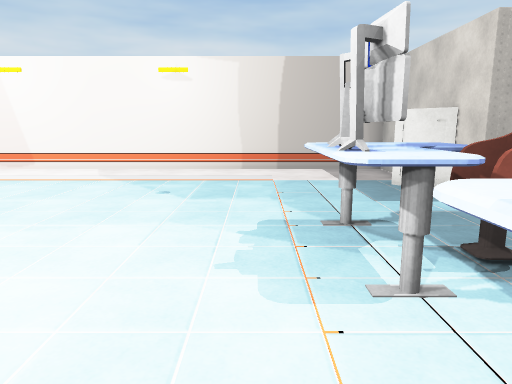
view 1 (above)

22 first-person views from a walk through a Unity game level. The camera is 1.5 m above the floor, tilts 10° down and sees 70° across. The floor is counted in squares, 1 m on a side. Each view is taken from the middle of a square. On the plan, view 1 faces up. The plan holds only what a view shows up to about 16 squares ahead; the rest is blank. The place goes on beyond the plan. The player character is not drawn. Door leaves are left out, so doorways stand open. Some surface patterns are stand-ins.

view 2
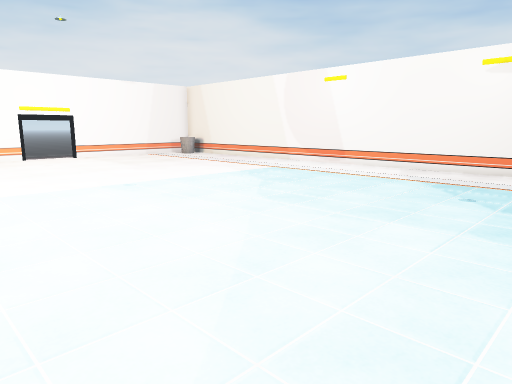

view 3
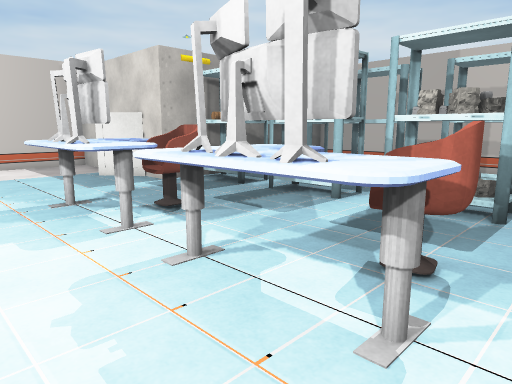

view 4
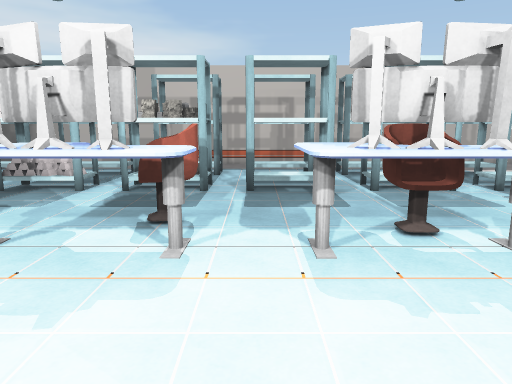

view 5
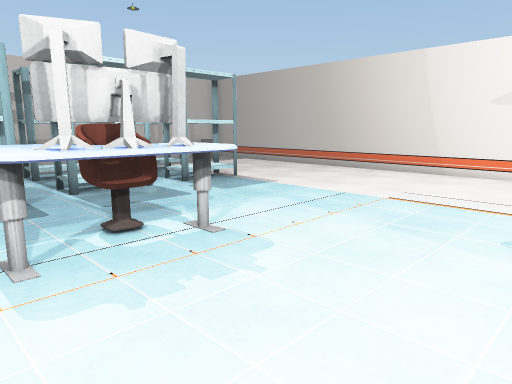

view 6
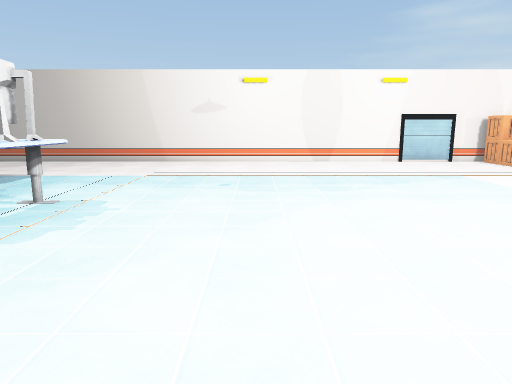

view 7
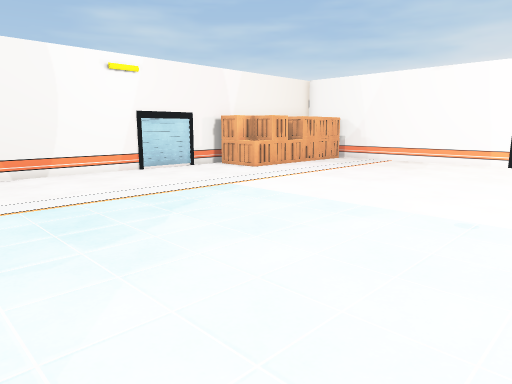

view 8
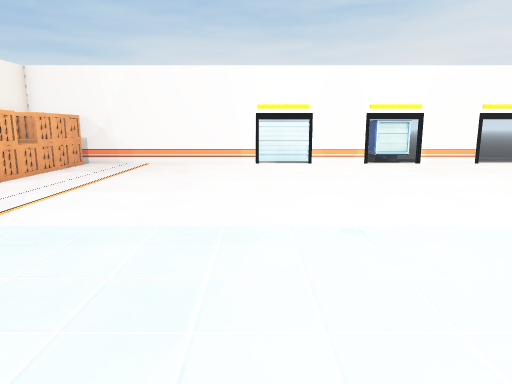

view 9
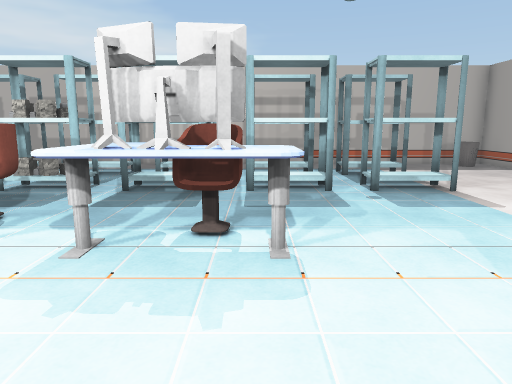

view 10
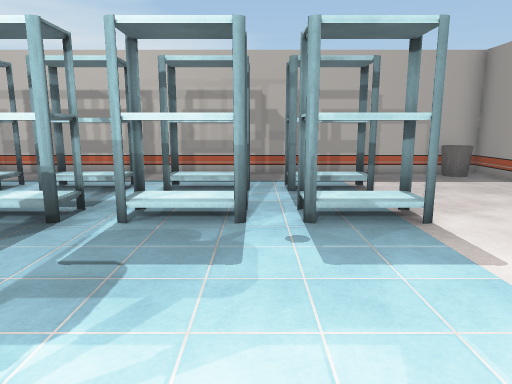

view 11
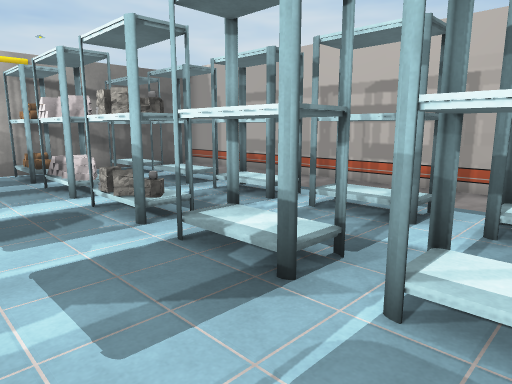

view 12
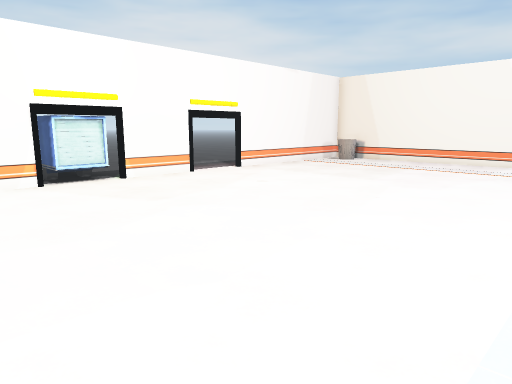

view 13
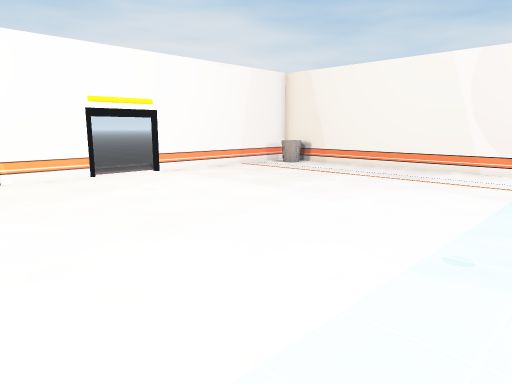

view 14
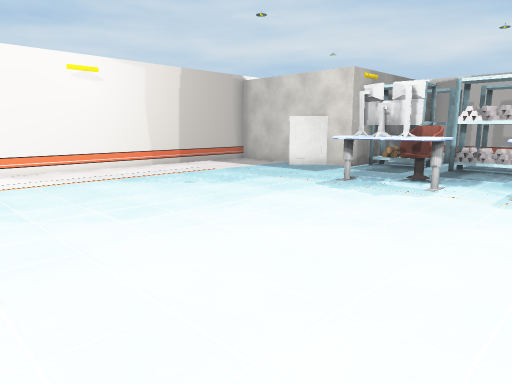

view 15
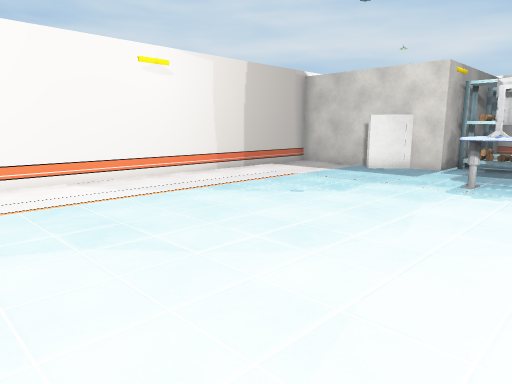

view 16
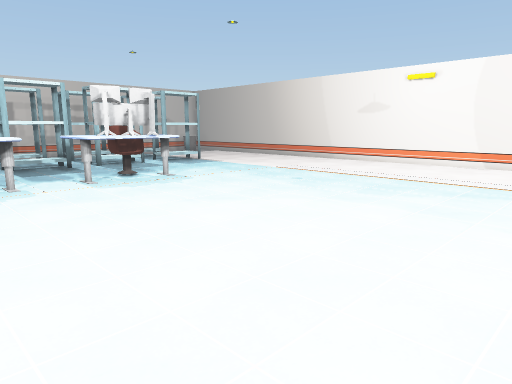

view 17
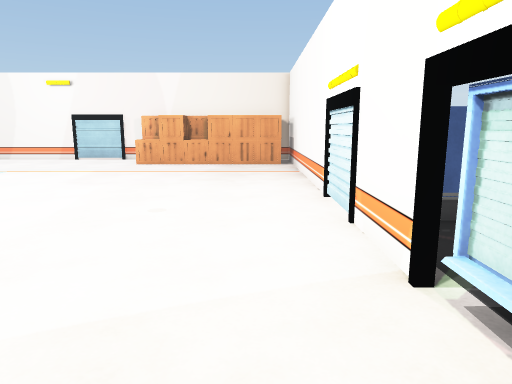

view 18
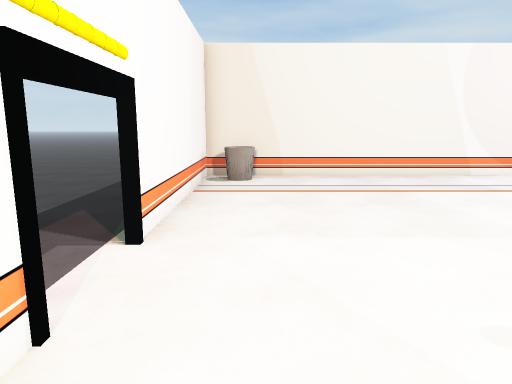

view 19
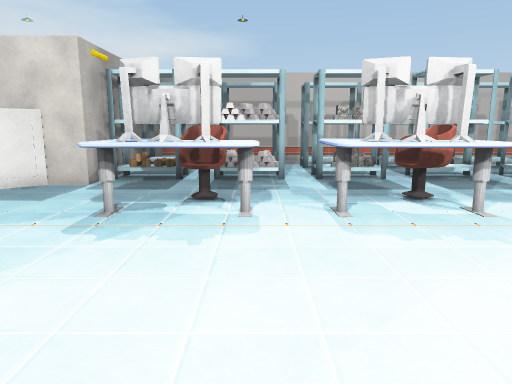

view 20
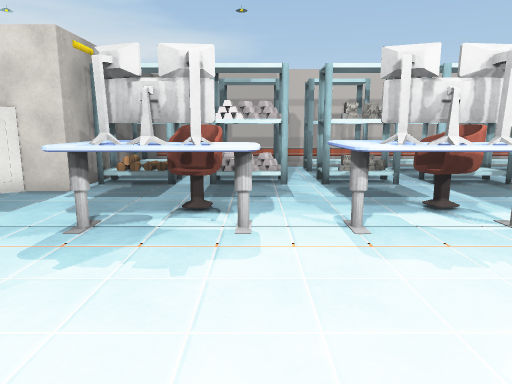

view 21
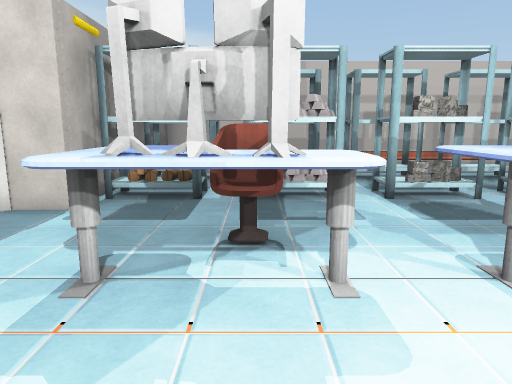

view 22
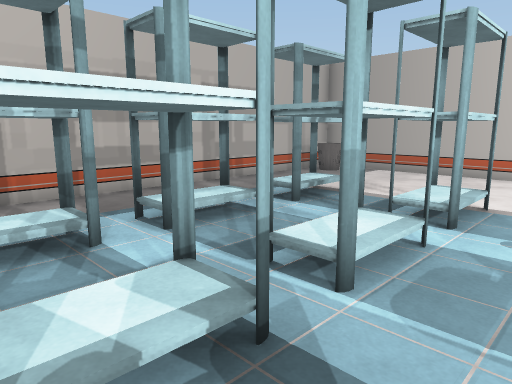

### Floor plan
Points are (right, up) in squares from view 1. A wall is a line through its corners. A room is listed if a view was taken in it or the views show most of it. See-through windows are left out.
Room 1 (views 1, 2, 3, 4, 5, 6, 7, 8, 9, 10, 11, 12, 13, 14, 15, 16, 17, 18, 19, 20, 21, 22)
walls: (1.2, -4.6) (1.1, -3.9); (1, -0.3) (1, 0.3); (1.3, -0.5) (1.3, 0); (1.4, 0) (1.5, 0.5); (-12.5, -14.5) (12.4, -14.5) (12.4, 7.4) (4.6, 7.4) (4.6, 8.5) (3.6, 9.8); (-19.6, -4.4) (-19.6, -12.6); (-19.6, -0.5) (-19.6, -2.6); (-19.6, 4.5) (-19.6, 1.8); (4.6, 10.2) (4.6, 13.5) (-17.5, 13.5); (-19.6, 12.6) (-19.6, 6.5)
ways out: opening at (-21, -1.5); opening at (-18.5, 12); open door at (-20, 5.5)
objects: other object (-21, -4) to (-20, -3); other object (-21, 0) to (-20, 1); crate (-19, -13) to (-19, -12); crate (-18, -13); crate (-18, -12); crate (-17, -13) to (-16, -13); crate (-17, -12); crate (-16, -12); crate (-15, -13) to (-14, -13); crate (-15, -12); crate (-14, -14) to (-13, -14); crate (-14, -13) to (-13, -12); desk (1, -5); desk (1, -3) to (3, -3); desk (1, -1); desk (1, 1) to (3, 2); desk (1, 3) to (3, 6); chair (2, -5) to (3, -4); chair (2, -1) to (3, 0); chair (2, 4) to (3, 5); shelf (6, -10) to (7, -8); shelf (6, -7) to (7, -5); shelf (6, -4) to (7, -2); shelf (6, -1) to (7, 1); rock (6, 0); rock (6, 1); shelf (6, 2) to (7, 4); shelf (6, 5) to (7, 7); other object (6, 6); other object (6, 7); shelf (9, -10) to (10, -8); shelf (9, -7) to (10, -5); shelf (9, -4) to (10, -2); shelf (9, -1) to (10, 1); shelf (9, 2) to (10, 4); shelf (9, 5) to (10, 7); bin (11, -14) to (12, -13)

Where each view was taken, in squares from view 1:
view 1: 0 up, 0 right, facing up
view 2: 0 up, 0 right, facing up-left
view 3: 2 down, 1 left, facing up-right
view 4: 2 down, 3 left, facing right
view 5: 2 down, 3 left, facing down-right
view 6: 2 up, 3 left, facing down
view 7: 2 down, 3 left, facing down-left
view 8: 5 down, 4 left, facing left
view 9: 5 down, 3 left, facing right
view 10: 7 down, 0 right, facing right
view 11: 6 down, 3 right, facing up-right
view 12: 3 down, 9 left, facing up-left
view 13: 0 up, 8 left, facing up-left
view 14: 0 up, 8 left, facing up-right
view 15: 3 up, 9 left, facing up-right
view 16: 1 up, 9 left, facing down-right
view 17: 3 up, 18 left, facing down
view 18: 2 up, 18 left, facing up
view 19: 3 up, 5 left, facing right
view 20: 3 up, 4 left, facing right
view 21: 4 up, 2 left, facing right
view 22: 2 down, 4 right, facing down-right
